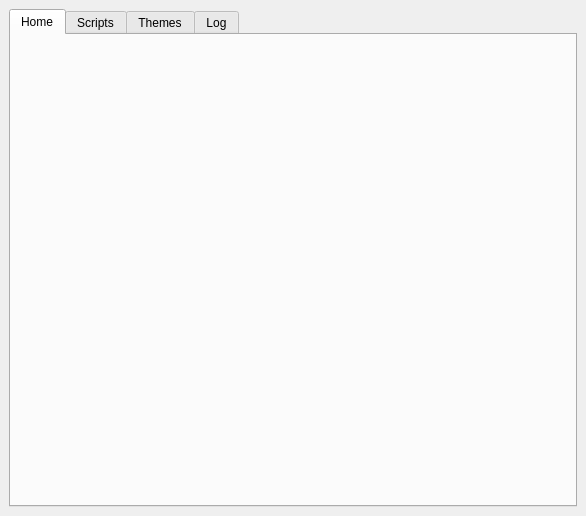
<?xml version="1.0" encoding="UTF-8"?>
<ui version="4.0">
 <class>MainWindow</class>
 <widget class="QMainWindow" name="MainWindow">
  <property name="geometry">
   <rect>
    <x>0</x>
    <y>0</y>
    <width>586</width>
    <height>516</height>
   </rect>
  </property>
  <property name="windowTitle">
   <string>CustomSpotify</string>
  </property>
  <widget class="QWidget" name="centralwidget">
   <layout class="QGridLayout" name="gridLayout">
    <item row="0" column="0">
     <widget class="QTabWidget" name="tabWidget">
      <property name="sizePolicy">
       <sizepolicy hsizetype="Preferred" vsizetype="Preferred">
        <horstretch>0</horstretch>
        <verstretch>0</verstretch>
       </sizepolicy>
      </property>
      <property name="tabPosition">
       <enum>QTabWidget::North</enum>
      </property>
      <property name="tabShape">
       <enum>QTabWidget::Rounded</enum>
      </property>
      <property name="currentIndex">
       <number>0</number>
      </property>
      <widget class="QWidget" name="tabHome">
       <attribute name="icon">
        <iconset resource="../resources.qrc">
         <normaloff>:/icons/home.png</normaloff>:/icons/home.png</iconset>
       </attribute>
       <attribute name="title">
        <string>Home</string>
       </attribute>
      </widget>
      <widget class="QWidget" name="tabScripts">
       <attribute name="icon">
        <iconset resource="../resources.qrc">
         <normaloff>:/icons/script.png</normaloff>:/icons/script.png</iconset>
       </attribute>
       <attribute name="title">
        <string>Scripts</string>
       </attribute>
       <layout class="QGridLayout" name="gridLayout_4">
        <item row="0" column="0">
         <widget class="QListWidget" name="lstScripts"/>
        </item>
       </layout>
      </widget>
      <widget class="QWidget" name="tabThemes">
       <attribute name="icon">
        <iconset resource="../resources.qrc">
         <normaloff>:/icons/css.png</normaloff>:/icons/css.png</iconset>
       </attribute>
       <attribute name="title">
        <string>Themes</string>
       </attribute>
      </widget>
      <widget class="QWidget" name="tabLog">
       <attribute name="icon">
        <iconset resource="../resources.qrc">
         <normaloff>:/icons/printer.png</normaloff>:/icons/printer.png</iconset>
       </attribute>
       <attribute name="title">
        <string>Log</string>
       </attribute>
       <layout class="QGridLayout" name="gridLayout_3">
        <item row="0" column="0">
         <widget class="QTextEdit" name="txtLog">
          <property name="sizePolicy">
           <sizepolicy hsizetype="Preferred" vsizetype="Preferred">
            <horstretch>0</horstretch>
            <verstretch>0</verstretch>
           </sizepolicy>
          </property>
          <property name="frameShadow">
           <enum>QFrame::Sunken</enum>
          </property>
          <property name="readOnly">
           <bool>true</bool>
          </property>
          <property name="markdown">
           <string/>
          </property>
          <property name="html">
           <string>&lt;!DOCTYPE HTML PUBLIC &quot;-//W3C//DTD HTML 4.0//EN&quot; &quot;http://www.w3.org/TR/REC-html40/strict.dtd&quot;&gt;
&lt;html&gt;&lt;head&gt;&lt;meta name=&quot;qrichtext&quot; content=&quot;1&quot; /&gt;&lt;meta charset=&quot;utf-8&quot; /&gt;&lt;style type=&quot;text/css&quot;&gt;
p, li { white-space: pre-wrap; }
&lt;/style&gt;&lt;/head&gt;&lt;body style=&quot; font-family:'Segoe UI Variable Text'; font-size:9pt; font-weight:400; font-style:normal;&quot;&gt;
&lt;p style=&quot;-qt-paragraph-type:empty; margin-top:0px; margin-bottom:0px; margin-left:0px; margin-right:0px; -qt-block-indent:0; text-indent:0px;&quot;&gt;&lt;br /&gt;&lt;/p&gt;&lt;/body&gt;&lt;/html&gt;</string>
          </property>
          <property name="overwriteMode">
           <bool>false</bool>
          </property>
         </widget>
        </item>
       </layout>
      </widget>
     </widget>
    </item>
   </layout>
  </widget>
 </widget>
 <resources>
  <include location="../resources.qrc"/>
 </resources>
 <connections/>
</ui>
